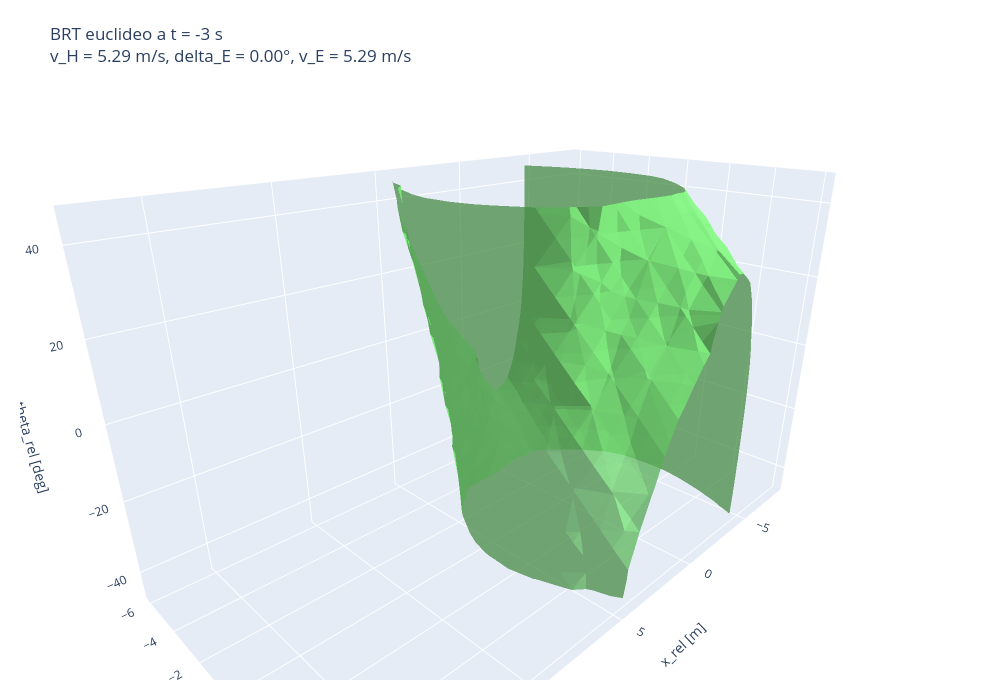

Notebook code cell kept with this figure:
### Markdown cell above
## 5. Visualizzazione 3D del BRT

Sono fissati `v_H`, `delta_E` e `v_E`.

### Code cell
x_rel = coordinate_vectors[0]
y_rel = coordinate_vectors[1]
theta_rel = coordinate_vectors[2]

# BRT a t = -3 s, fissando v_H, delta_E e v_E.
brt_3d = BRT[
    :,
    :,
    :,
    i_v_H,
    i_delta_E,
    i_v_E,
]

# Coordinate della griglia tridimensionale.
# theta_rel viene convertito in gradi soltanto per la visualizzazione.
X, Y, THETA_DEG = np.meshgrid(
    x_rel,
    y_rel,
    np.rad2deg(theta_rel),
    indexing="ij",
)

figure_3d = go.Figure(
    data=go.Isosurface(
        x=X.ravel(),
        y=Y.ravel(),
        z=THETA_DEG.ravel(),
        value=brt_3d.ravel(),

        # Superficie che delimita il BRT:
        # BRT(x) = 0.
        isomin=0.0,
        isomax=0.0,
        surface_count=1,

        colorscale="Jet",
        opacity=0.75,
        showscale=False,

        caps={
            "x_show": False,
            "y_show": False,
            "z_show": False,
        },

        lighting={
            "ambient": 0.55,
            "diffuse": 0.85,
            "specular": 0.25,
            "roughness": 0.45,
        },
    )
)

figure_3d.update_layout(
    title=(
        "BRT euclideo a t = -3 s"
        f"<br>v_H = {v_H_selected:.2f} m/s, "
        f"delta_E = {np.rad2deg(delta_E_selected):.2f}°, "
        f"v_E = {v_E_selected:.2f} m/s"
    ),
    width=1000,
    height=700,
    scene={
        "xaxis_title": "x_rel [m]",
        "yaxis_title": "y_rel [m]",
        "zaxis_title": "theta_rel [deg]",
        "aspectmode": "manual",
        "aspectratio": {
            "x": 2.0,
            "y": 1.1,
            "z": 1.2,
        },
        "camera": {
            "eye": {
                "x": 1.5,
                "y": 1.5,
                "z": 0.9,
            }
        },
    },
    margin={
        "l": 20,
        "r": 20,
        "b": 20,
        "t": 80,
    },
)

figure_3d.show()

### Figure 1 — Plotly figure (JSON) as saved in the notebook; plotly's stock layout.template omitted (floating-point values rounded to 4 significant figures; data arrays with more than 128 entries replaced by an {"elided": "..."} marker saying what was removed)
{"data": [{"caps": {"x": {"show": false}, "y": {"show": false}, "z": {"show": false}}, "colorscale": [[0, "rgb(0,0,131)"], [0.2, "rgb(0,60,170)"], [0.4, "rgb(5,255,255)"], [0.6, "rgb(255,255,0)"], [0.8, "rgb(250,0,0)"], [1, "rgb(128,0,0)"]], "isomax": 0, "isomin": 0, "lighting": {"ambient": 0.55, "diffuse": 0.85, "roughness": 0.45, "specular": 0.25}, "opacity": 0.75, "showscale": false, "surface": {"count": 1}, "type": "isosurface", "value": {"elided": "5070 float values"}, "x": {"elided": "5070 float values"}, "y": {"elided": "5070 float values"}, "z": {"elided": "5070 float values"}}], "layout": {"height": 700, "margin": {"b": 20, "l": 20, "r": 20, "t": 80}, "scene": {"aspectmode": "manual", "aspectratio": {"x": 2, "y": 1.1, "z": 1.2}, "camera": {"eye": {"x": 1.5, "y": 1.5, "z": 0.9}}, "xaxis": {"title": {"text": "x_rel [m]"}}, "yaxis": {"title": {"text": "y_rel [m]"}}, "zaxis": {"title": {"text": "theta_rel [deg]"}}}, "title": {"text": "BRT euclideo a t = -3 s<br>v_H = 5.29 m/s, delta_E = 0.00°, v_E = 5.29 m/s"}, "width": 1000}}
